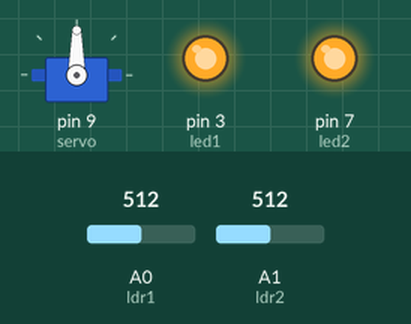
This sketch was run on a simulated Arduino Uno, built with avr-gcc and run on an emulated ATmega328P. Parts: servo, output pins drawn as LEDs (lit = HIGH). Inputs (shaded band) come from the test bench; at power-on: A0 (ldr1) = 512, A1 (ldr2) = 512. What the sketch prints to the serial monitor is not drawn.

Above: at 1.2 s.
1.3 s: A0 (ldr1) set to 536
At 2.4 s:
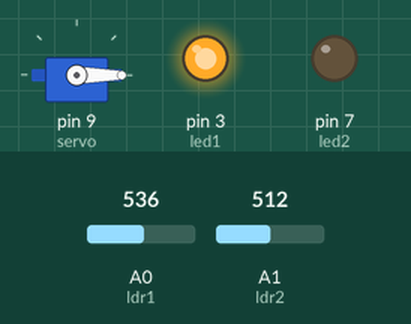
2.8 s: A1 (ldr2) set to 525
4.3 s: A1 (ldr2) set to 535
At 5.5 s:
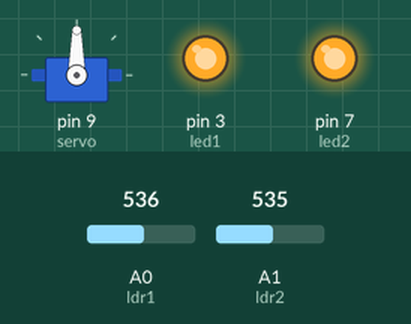
5.8 s: A0 (ldr1) set to 511
At 7.0 s:
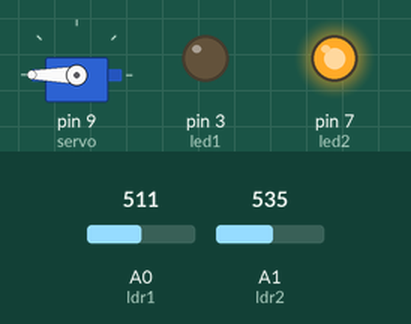
7.3 s: A0 (ldr1) set to 716
At 8.1 s:
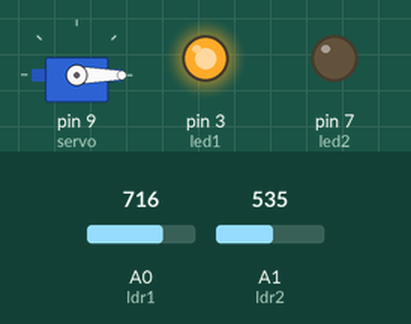
8.8 s: A0 (ldr1) set to 306
At 9.1 s:
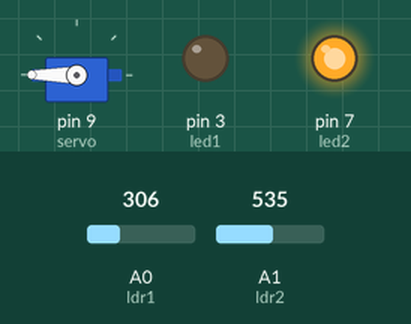
Timing chart, 0 to 11.3 s (numbered marks = the images above; inputs shaded):
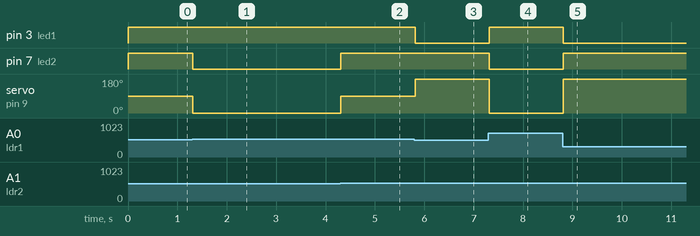

Measured:
- the behaviour switches between 517 and 518 on A0 (ldr1) (found by bisection; images 0 and 1)
- the behaviour switches between 534 and 535 on A1 (ldr2) (found by bisection; images 1 and 2)
- after the input at 1.3 s, pin 7 (led2): HIGH → LOW at once; servo on pin 9 (servo): 90° → 0° at once
- after the input at 4.3 s, pin 7 (led2): LOW → HIGH at once; servo on pin 9 (servo): 0° → 90° at once
- after the input at 5.8 s, pin 3 (led1): HIGH → LOW at once; servo on pin 9 (servo): 90° → 180° at once
- after the input at 7.3 s, pin 3 (led1): LOW → HIGH at once; pin 7 (led2): HIGH → LOW at once; servo on pin 9 (servo): 180° → 0° at once
- after the input at 8.8 s, pin 3 (led1): HIGH → LOW at once; pin 7 (led2): LOW → HIGH at once; servo on pin 9 (servo): 0° → 180° at once

The sketch:

ldr_servo.ino
```cpp
#include <Servo.h>;
Servo servo;
int ldr1=A0;
int ldr2=A1;
int deger1,deger2;
int led1=3;
int led2=7;

void setup() {
  // put your setup code here, to run once:
Serial.begin(9600);
pinMode(ldr1,INPUT);
pinMode(ldr2,INPUT);
pinMode(led1,OUTPUT);
pinMode(led2,OUTPUT);

servo.attach(9);

}

void loop() {


deger1=analogRead(ldr1);
deger1=map(deger1,0,1023,0,180);

deger2=analogRead(ldr2);
deger2=map(deger2,0,1023,0,180);


Serial.println(deger1);
Serial.println(deger2);


if(deger1>deger2)
{
servo.write(0);
digitalWrite(led1,HIGH);
digitalWrite(led2,LOW);

}
if(deger2>deger1)
{
servo.write(180);
digitalWrite(led2,HIGH);
digitalWrite(led1,LOW);
}
if(deger1==deger2)
{
servo.write(90);
digitalWrite(led1,HIGH);
digitalWrite(led2,HIGH);

}

}
```
